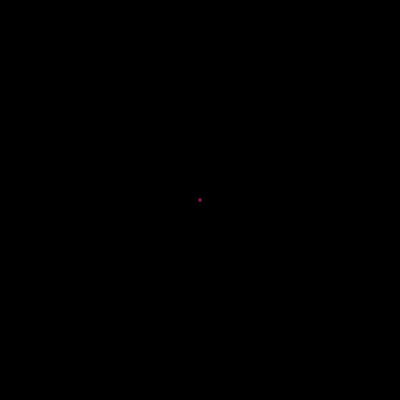
Frame 1 (no input)
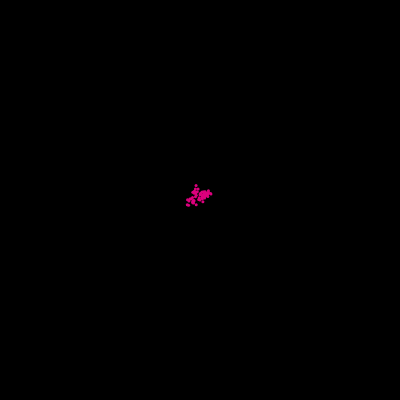
Frame 60 (no input)
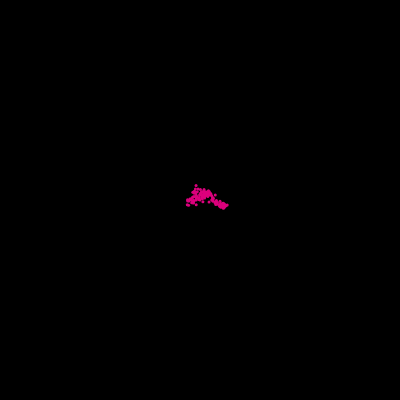
Frame 120 (the mouse pressed at the canvas centre since frame 60)

The p5.js sketch that drew these frames (run headless with seeded random() and noise() and a simulated clock; from frame 60 on, the mouse is pressed at the canvas centre):

// p5.js sketch
// ── sketch.js
let pos

function setup() {
  createCanvas(400, 400)
  
  pos = createVector(width/2, height/2)
   background("#000")
}

function draw() {
 
  stroke(220, 0, 125, 255)
  strokeWeight(3)
  point(pos.x, pos.y)
  
  
  pos.x += random(-4,4)
  pos.y += random(-4,4)
  
}
